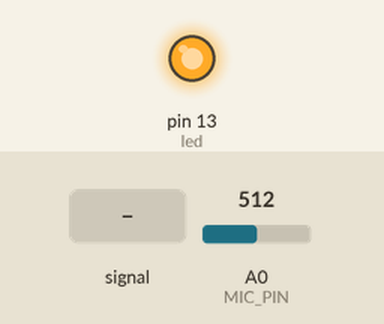
Recording of a sketch running on a simulated Arduino Uno, built with avr-gcc and run on an emulated ATmega328P. Shown: output pins drawn as LEDs (lit = HIGH). The test bench sets the inputs (shaded band); at power-on: A0 (MIC_PIN) = 512. What the sketch prints to the serial monitor is not drawn.

Above: at 1.2 s.
1.3 s: A0 (MIC_PIN) fed a 200 Hz sine of ±255 counts around its level
At 2.72 s:
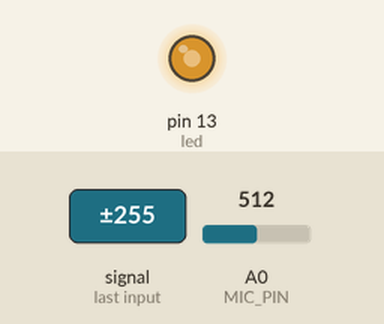
4.3 s: A0 (MIC_PIN) set to 390
5.8 s: A0 (MIC_PIN) fed a 1000 Hz sine of ±255 counts around its level
At 6.29 s:
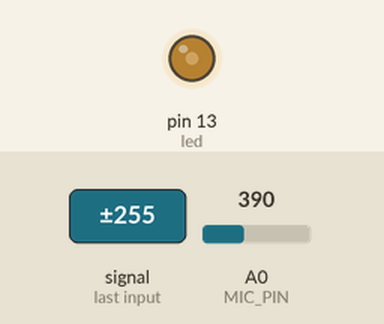
8.8 s: A0 (MIC_PIN) set to 410
10.3 s: A0 (MIC_PIN) set to 306
At 11.1 s:
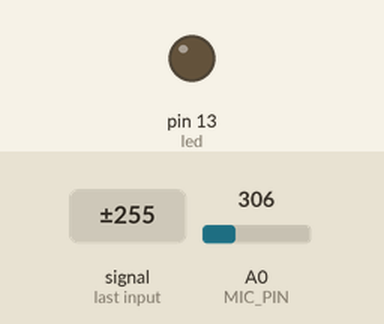
Timing chart, 0 to 12.8 s (numbered marks = the images above; inputs shaded):
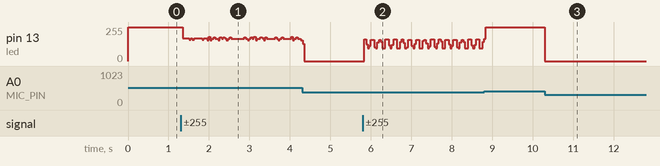

Measured:
- after the input at 10.3 s, pin 13 (led): 255/255 → 0/255 at once

The sketch:

sketch_oct26a.ino
```cpp
int MIC_PIN = A0;
int led = 13;
void setup()
{
  Serial.begin(115200);
  pinMode(MIC_PIN, INPUT);
  pinMode(led, OUTPUT);
}

int count = 0; // 計算收到幾次的高音量
void loop()
{
  int mic = analogRead(MIC_PIN); // 讀取麥克風輸出
 // Serial.println(mic);
  if(mic >= 400){ // 這裡寫死400，可試試別的值
    count++;
    Serial.print("mic >= 400, count=");
    Serial.println(count);
   digitalWrite(led, HIGH);
  }
  else{
    digitalWrite(led, LOW);
  }
}
```
